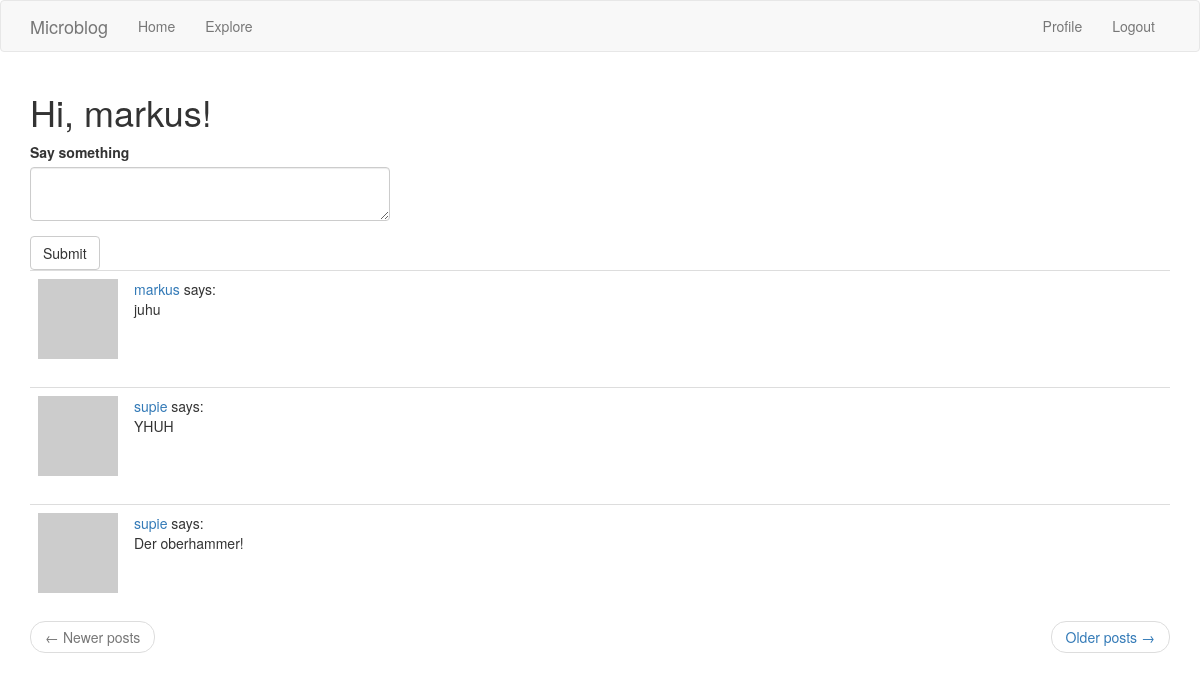
The app's page /index (signed in) with its own data.
### models.py (models this page shows, shortened)
class User(UserMixin, db.Model):
    id = db.Column(db.Integer, primary_key=True)
    username = db.Column(db.String(64), index=True, unique=True)
    email = db.Column(db.String(120), index=True, unique=True)
    password_hash = db.Column(db.String(128))
    posts = db.relationship('Post', backref='author', lazy='dynamic')
    about_me = db.Column(db.String(140))
    last_seen = db.Column(db.DateTime, default=datetime.utcnow)
    followed = db.relationship(
        'User',
        secondary=followers,
        primaryjoin=(followers.c.follower_id == id),
        secondaryjoin=(followers.c.followed_id == id),
        backref=db.backref('followers', lazy='dynamic'),
        lazy='dynamic'
        )
    def avatar(self, size):
        digest = md5(self.email.lower().encode('utf-8')).hexdigest()
        return 'https://www.gravatar.com/avatar/{}?d=identicon&s={}'.format(digest, size)
    def followed_posts(self):
        followed = Post.query.join(
            followers,
            (followers.c.followed_id == Post.user_id)
            ).filter(
                followers.c.follower_id == self.id
                )
        own = Post.query.filter_by(user_id=self.id)
        return followed.union(own).order_by(Post.timestamp.desc())

class Post(db.Model):
    id = db.Column(db.Integer, primary_key=True)
    body = db.Column(db.String(140))
    timestamp = db.Column(db.DateTime, index=True, default=datetime.utcnow)
    user_id = db.Column(db.Integer, db.ForeignKey('user.id'))

### routes.py (the view)
@app.route('/', methods=['GET', 'POST'])
@app.route('/index', methods=['GET', 'POST'])
@login_required
def index():
    form = PostForm()
    if form.validate_on_submit():
        post = Post(body=form.post.data, author=current_user)
        db.session.add(post)
        db.session.commit()
        flash('Your post is now live!')
        return redirect(url_for('index'))
    page = request.args.get('page', 1, type=int)
    posts = current_user.followed_posts().paginate(
        page,
        app.config['POSTS_PER_PAGE'],
        False
        )
    if posts.has_next:
        next_url = url_for('index', page=posts.next_num)
    else:
        next_url = None
    if posts.has_prev:
        prev_url = url_for('index', page=posts.prev_num)
    else:
        prev_url = None
    return render_template('index.html', title='Home Page', posts=posts.items, form=form, next_url=next_url, prev_url=prev_url)

### forms.py
class PostForm(FlaskForm):
    post = TextAreaField('Say something', validators=[DataRequired(), Length(min=1, max=140)])
    submit = SubmitField('Submit')

### models.py (called while the page is built)
@login.user_loader
def load_user(this_id):
    return User.query.get(int(this_id))

### routes.py (called while the page is built)
@app.before_request
def before_request():
    if current_user.is_authenticated:
        current_user.last_seen = datetime.utcnow()
        db.session.commit()

### templates/index.html
{% extends "base.html" %}
{% import 'bootstrap/wtf.html' as wtf %}
{% block app_content %}
    <h1> Hi, {{ current_user.username }}!</h1>
    {% if form %}
    <div class="row">
        <div class="col-md-4">
            {{ wtf.quick_form(form) }}
        </div>
    </div>
    {% endif %}
    {% for post in posts %}
        {% include '_post.html' %}
    {% endfor %}
    <nav aria-label="...">
        <ul class="pager">
            <li class="previous{% if not prev_url %} disabled{% endif %}">
                <a href="{{ prev_url or '#' }}">
                    <span aria-hidden="true">&larr;</span> Newer posts
                </a>
            </li>
            <li class="next{% if not next_url %} disabled{% endif %}">
                <a href="{{ next_url or '#' }}">
                    Older posts <span aria-hidden="true">&rarr;</span>
                </a>
            </li>
        </ul>
    </nav>
{% endblock %}

### templates/_post.html
<table class="table table-hover">
	<tr>
		<td width="70px">
			<a href="{{ url_for('user', username=post.author.username) }}">
				<img src="{{ post.author.avatar(70) }}" />
			</a>
		</td>
		<td>
			<a href="{{ url_for('user', username=post.author.username) }}">
				{{ post.author.username }}
			</a>
			says:
			<br>
			{{ post.body }}
		</td>
	</tr>
</table>

### records on screen
User: username "markus"
Post: author.username "markus", body "juhu"
Post: author.username "supie", body "YHUH"
Post: author.username "supie", body "Der oberhammer!"
